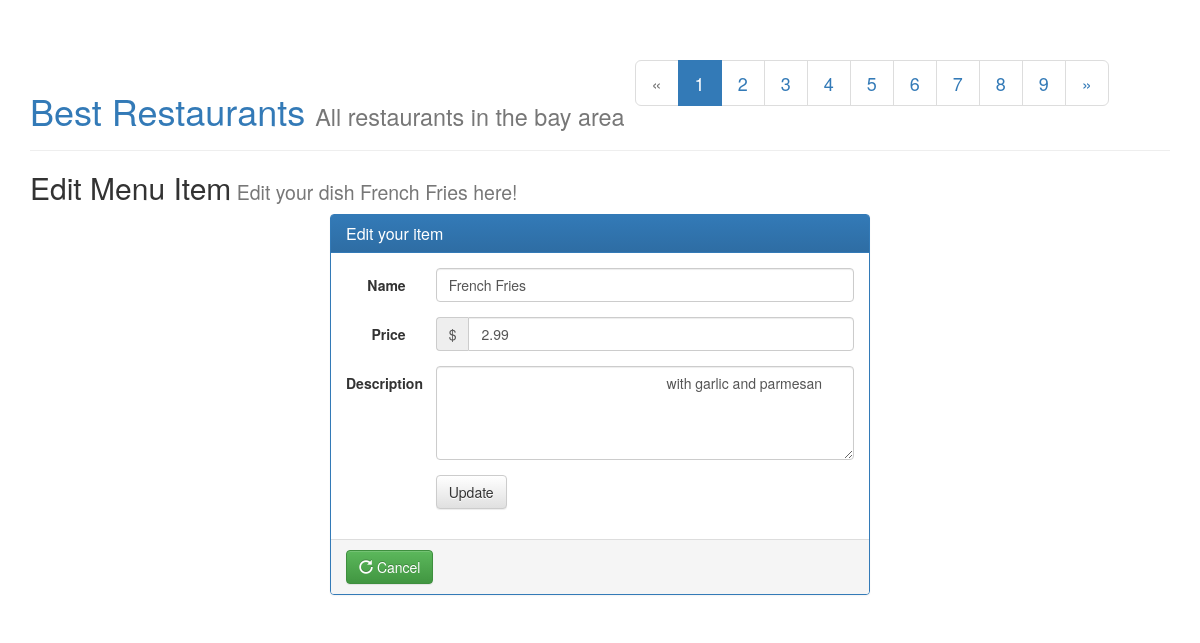
Page /restaurants/1/2/edit/ on the committed database.
### database_setup.py (models this page shows, shortened)
class MenuItem(Base):
    __tablename__ = 'menu_item'
    name =Column(String(80), nullable = False)
    id = Column(Integer, primary_key = True)
    description = Column(String(250))
    price = Column(String(8))
    course = Column(String(250))
    restaurant_id = Column(Integer,ForeignKey('restaurant.id'))
    restaurant = relationship(Restaurant)

### server.py (the view)
@app.route('/restaurants/<int:restaurant_id>/<int:menu_id>/edit/', methods=['GET', 'POST'])
def edit_menu_item(restaurant_id, menu_id):
  edit_item = session.query(MenuItem).filter_by(id=menu_id).one()
  restaurant = session.query(Restaurant).filter_by(id=restaurant_id).one()
  count = session.query(Restaurant).count() # get no. of restaurants, for pagination
  if request.method == 'POST':
    if request.form['name']:
      name = edit_item.name # store the previous name
      edit_item.name = request.form['name']
      edit_item.price = '$' + request.form['price']
      edit_item.description = request.form['description']
      session.add(edit_item)
      session.commit()
      flash("Item %s edited" % name)
    return redirect(url_for('restaurant_menu', restaurant_id=restaurant_id))
  else:
    return render_template('edit_menu.html', restaurant=restaurant, menu_id=menu_id, item=edit_item, count=count)

### templates/edit_menu.html (shortened to what this page needs)
<html>
<head>
	<link rel="stylesheet" href="https://maxcdn.bootstrapcdn.com/bootstrap/3.3.4/css/bootstrap.min.css">
	<link rel="stylesheet" href="https://maxcdn.bootstrapcdn.com/bootstrap/3.3.4/css/bootstrap-theme.min.css">
</head>
<body>
	<div class="container">
		<div class="page-header">
			<h1>
				<a href="{{url_for('show_restaurants')}}">Best Restaurants</a>
				<small>All restaurants in the bay area</small>
				<ul class="pagination pagination-lg">
				  	{% if restaurant.id > 1 %}
				  		<li>
					      <a href="{{url_for('restaurant_menu', restaurant_id=restaurant.id-1)}}" aria-label="Previous">
					        <span aria-hidden="true">&laquo;</span>
					      </a>
					    </li>
					 {% else %}
					 	<li class="disabled">
					 		<a href="#">
					 			<span aria-hidden="true">&laquo;</span>
					 		</a>
					 	</li>
				  	{% endif %}
				    {% for i in range(1, count+1) %}
						{% if i == restaurant.id%}
							<li class="active"><a href="{{url_for('restaurant_menu', restaurant_id=i)}}">{{i}}</a></li>
						{% else %}
							<li><a href="{{url_for('restaurant_menu', restaurant_id=i)}}">{{i}}</a></li>
						{% endif%}
				    {% endfor %}
				    {% if restaurant.id < count %}
				  		<li>
					      <a href="{{url_for('restaurant_menu', restaurant_id=restaurant.id+1)}}" aria-label="Previous">
					        <span aria-hidden="true">&raquo;</span>
					      </a>
					    </li>
					 {% else %}
					 	<li class="disabled">
					 		<a href="#">
					 			<span aria-hidden="true">&raquo;</span>
					 		</a>
					 	</li>
				  	{% endif %}
				  </ul>
			</h1>
		</div>
		<h2>Edit Menu Item<small>&nbsp;Edit your dish {{item.name}} here!</small></h2>
		<div class="col-md-6 col-md-offset-3 col-sm-6 col-sm-offset-3 col-xs-10 col-xs-offset-1">
			<div class="panel panel-primary">
				<div class="panel-heading">
					<h3 class="panel-title">Edit your item</h3>
				</div>
				<div class="panel-body">
					<form action="{{url_for('edit_menu_item', restaurant_id=restaurant.id, menu_id=menu_id)}}" method="POST"class="form-horizontal">
					  <div class="form-group">
					    <label for="edit_menu_item" class="col-sm-2 control-label">Name</label>
					    <div class="col-sm-10">
					      <input type="text" class="form-control" name="name" id="edit_menu_item" value="{{item.name}}">
					    </div>
					  </div>
					  <div class="form-group">
					    <label for="edit_menu_item_price" class="col-sm-2 control-label">Price</label>
					    <div class="col-sm-10">
					    	<div class="input-group">
						  		<div class="input-group-addon">$</div>
						  		<input type="text" name="price" class="form-control" id="edit_menu_item_price" value="{{item.price[1:]}}">
						  	</div>
					    </div>
					  </div>
					  <div class="form-group">
					    <label for="edit_menu_item_description" class="col-sm-2 control-label">Description</label>
					    <div class="col-sm-10">
					    	<textarea name="description" name="description" class="form-control" id="edit_menu_item_description" rows="4">
					    		{{item.description}}
					    	</textarea>
					    </div>
					  </div>
					  <div class="form-group">
				  		<div class="col-sm-offset-2 col-sm-10">
					      <input type="submit" class="btn btn-default" value="Update">
					    </div>
					  </div>
					</form>
				</div>
				<div class="panel-footer">
					<a href="{{url_for('restaurant_menu', restaurant_id=restaurant.id)}}" class="btn btn-success">
			    		<span class="glyphicon glyphicon-repeat"></span>&nbsp;Cancel
			    	</a>
				</div>
			</div>
		</div>
	</div>
</body>
</html>

### rows in the picture
MenuItem: name "French Fries", price "2.99", description "with garlic and parmesan"

### other values in the picture
{{ i }} "1"
{{ i }} "2" "3" "4" "5" "6" "7" "8" "9"
